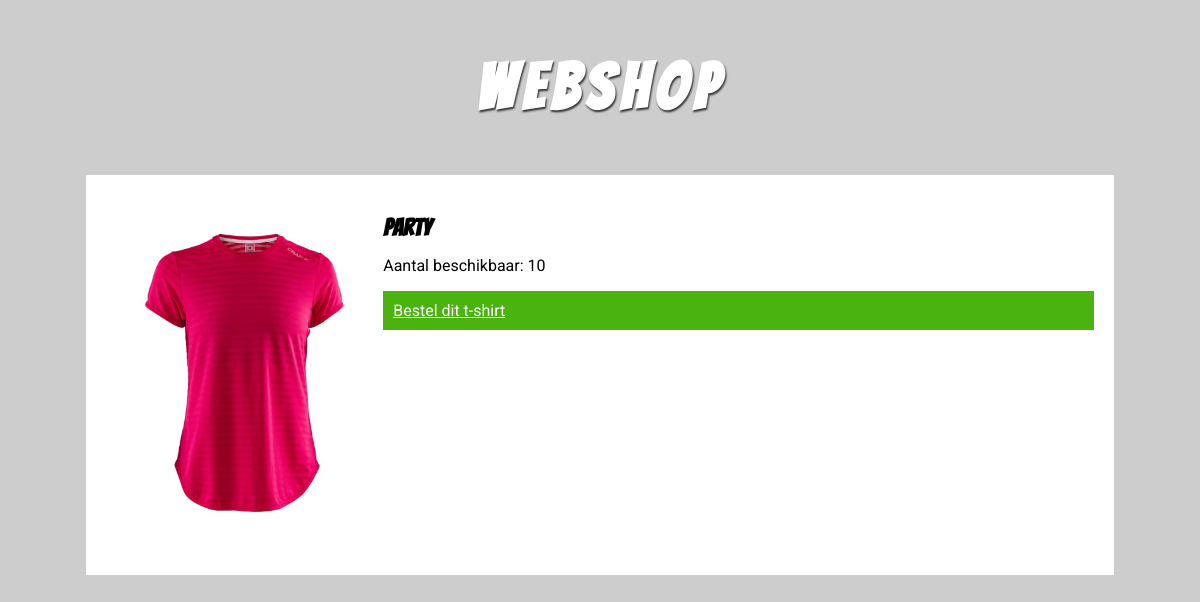
The app's page /tshirt.php?id=1 with its own data.
### tables this page shows
CREATE TABLE `tshirts` (
  `id` int(11) unsigned NOT NULL AUTO_INCREMENT,
  `modelshirt` varchar(60) DEFAULT NULL,
  `kleur` varchar(32) DEFAULT NULL,
  `maat` varchar(5) DEFAULT NULL,
  `voorraad` int(11) DEFAULT NULL,
  `image` varchar(255) DEFAULT NULL,
  PRIMARY KEY (`id`)
);

### tshirt.php (the view, shortened to what this page needs)
<?php
$tshirt_id = $_GET['id'];
$hostname = '127.0.0.1';
$username = 'root';
$password = 'root';
$database = 'webshop';
try {
    $connection = new PDO('mysql:host=' . $hostname . ';dbname=' . $database, $username, $password);
    $connection->setAttribute(PDO::ATTR_ERRMODE, PDO::ERRMODE_EXCEPTION);
    $statement = $connection->query("SELECT * FROM `tshirts` WHERE id = " . $tshirt_id);
    $statement->execute();
} catch (PDOException $e) {
    echo 'Fout bij database verbinding:<br>' . $e->getMessage() . ' op regel ' . $e->getLine() . ' in ' . $e->getFile();
    exit;
}
?>
<!doctype html>
<html lang="en">
<head>
    <link rel="stylesheet" href="css/style.css">
    <link rel="stylesheet" href="css/tshirt-detail.css">
</head>
<body>
<section class="webshop">
    <?php foreach ($statement as $tshirt) { ?>
        <h1 class="webshop__title">Webshop</h1>
        <div class="tshirt-detail">
            <div class="tshirt-detail__image">
                <img src="images/<?php echo $tshirt['image'] ?>" class="tshirt__image"/>
            </div>
            <div class="tshirt-detail__info">
                <h2 class="tshirt-detail__title"><?php echo $tshirt['modelshirt'] ?></h2>
                <p>
                    Aantal beschikbaar: <?php echo $tshirt['voorraad']?>
                </p>
                <a class="tshirt__link" href="bestel.php?id=<?php echo $tshirt['id'] ?>">Bestel dit t-shirt</a>
            </div>
        </div>
    <?php } ?>
</section>
</body>
</html>

### css/style.css (style rules this page uses)
body { background: #cdcdcd; font-family: 'Roboto', sans-serif; }
h1,h2,h3 { font-family: "Bangers", sans-serif; }
.webshop__title { text-align: center; font-size: 4em; letter-spacing: 7px; color: #ffffff; text-shadow: 1px 2px 2px #333; }
.tshirt__image { max-width: 100%; height: auto; }
.tshirt__link { display: block; padding: 10px; background: #4bb310; color: #ffffff; transition: all ease-in 0.2s; }

### css/tshirt-detail.css (style rules this page uses)
.tshirt-detail { width: 80%; margin: 0 auto; display: grid; grid-template-columns: 25% 75%; grid-gap: 20px; padding: 40px; background: #ffffff; }
.tshirt-detail__title { margin: 0; }

### records on screen
tshirts: image (picture), modelshirt "Party", voorraad "10"
